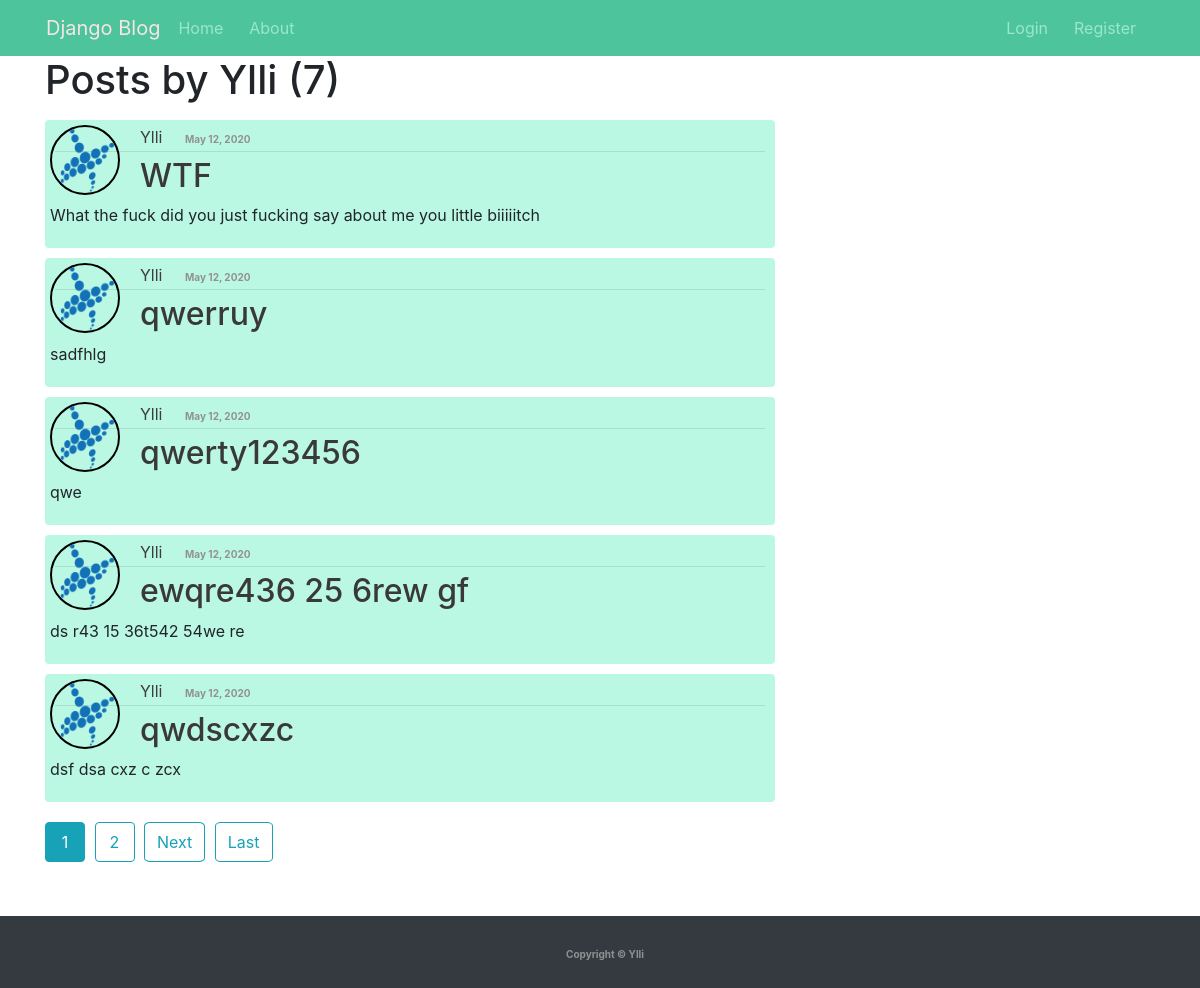
The app's page /user/Ylli with its own data.
### blog/models.py (models this page shows, shortened)
class Post(models.Model):
    title = models.CharField(max_length=100)
    content = models.TextField()
    datePosted = models.DateTimeField(default=timezone.now)
    author = models.ForeignKey(User, on_delete=models.CASCADE)

### users/models.py (models this page shows, shortened)
class Profile(models.Model):
    user = models.OneToOneField(User, on_delete=models.CASCADE)
    image = models.ImageField(default='default.png',
                              upload_to='profile_pics')
    description = models.TextField(max_length=400, blank=True)

### blog/views.py (the view)
# urls.py: path("user/<str:username>", UserPostListView.as_view(), name = "userPost"),
class UserPostListView(ListView):
	model = Post
	template_name = "blog/user_posts.html"
	context_object_name = 'posts'
	paginate_by = 5
	def get_queryset(self):
		user = get_object_or_404(User, username=self.kwargs.get('username'))
		return Post.objects.filter(author=user).order_by('-datePosted')

### blog/templates/blog/user_posts.html (shortened to what this page needs)
{% extends "blog/base.html" %}
{% block content %}
    <h1 class="mb-3">Posts by {{ view.kwargs.username }} ({{ page_obj.paginator.count }})</h1>
    {% for post in posts %}
        <article >
            <div class="media-body">
                <img class="rounded-cirle account-post-img" src="{{ post.author.profile.image.url }}" alt="">
                <div>
                    <a href="{% url 'userPost' post.author.username %}" class="mr-2 authors">{{ post.author }}</a>
                    <small>{{post.datePosted|date:"F d, Y"}}</small>
                </div>
                <hr>
                <h2><a class="post-link" href="{% url 'postDetail' post.id %}">{{ post.title }}</a></h2>
                <p>{{ post.content }}</p>
            </div>
        </article>
    {% endfor %}
    {% if is_paginated %}
        <div class="pageSelect">
            {% for num in page_obj.paginator.page_range %}
                {% if page_obj.number == num %}
                    <div><a class="btn btn-info mb-4" href="?page={{ num }}">{{ num }}</a></div>
                {% elif num > page_obj.number|add:"-3" and num < page_obj.number|add:"3" %}
                    <div><a class="btn btn-outline-info mb-4" href="?page={{ num }}">{{ num }}</a></div>
                {% endif %}
            {% endfor %}
            {% if page_obj.has_next %}
                <div><a class="btn btn-outline-info mb-4" href="?page={{ page_obj.next_page_number }}">Next</a></div>
                <div><a class="btn btn-outline-info mb-4" href="?page={{ page_obj.paginator.num_pages }}">Last</a></div>
        {% endif %}
        </div>
    {% endif %}
{% endblock content%}

### blog/static/blog/main.css (style rules this page uses)
:root { --smthTrans: 0.1s ease-in-out; }
a { text-decoration: none !important; }
article { margin-top: 10px; }
article .media-body { background-color: rgb(187, 248, 228); border-radius: 4px; padding: 5px; }
.media-body a { color: rgb(58, 57, 57); }
.authors { color: rgb(61, 61, 61) !important; }
.media-body hr { margin-top: 2px !important; margin: 5px; }
small { margin-left: 10px; font-size: 10px; color: #919191; font-weight: bold; transition: 0.1s ease-in-out; }
.account-img , .account-post-img,.profile-page-picture { display: inline-block; width: 125px; height: 125px; border: 2px solid black; border-radius: 50%; object-fit: cover; margin-right: 20px; transition: var(--smthTrans); }
.account-post-img { width: 70px; height: 70px; float: left; margin-bottom: 5px; }
.post-link { transition: var(--smthTrans); }
.media-body p { white-space: initial; word-wrap: break-word }
.pageSelect { margin-top: 20px; }
.pageSelect div { display: inline-block !important; margin-right: 5px; text-align: center; }
.pageSelect div a { display: table-cell; vertical-align: middle; border-radius: 10%; min-width: 40px; height: 40px; }

### records on screen
Post: author.profile.image (picture), author "Ylli", datePosted "May 12, 2020", title "WTF", content "What the fuck did you just fucking say about me you little biiiiitch"
Post: author.profile.image (picture), author "Ylli", datePosted "May 12, 2020", title "qwerruy", content "sadfhlg"
Post: author.profile.image (picture), author "Ylli", datePosted "May 12, 2020", title "qwerty123456", content "qwe"
Post: author.profile.image (picture), author "Ylli", datePosted "May 12, 2020", title "ewqre436 25 6rew gf", content "ds r43 15 36t542 54we re"
Post: author.profile.image (picture), author "Ylli", datePosted "May 12, 2020", title "qwdscxzc", content "dsf dsa cxz c zcx"

### other values on screen
{{ view.kwargs.username }} "Ylli"
{{ page_obj.paginator.count }} "7"
{{ num }} "1"
{{ num }} "2"
